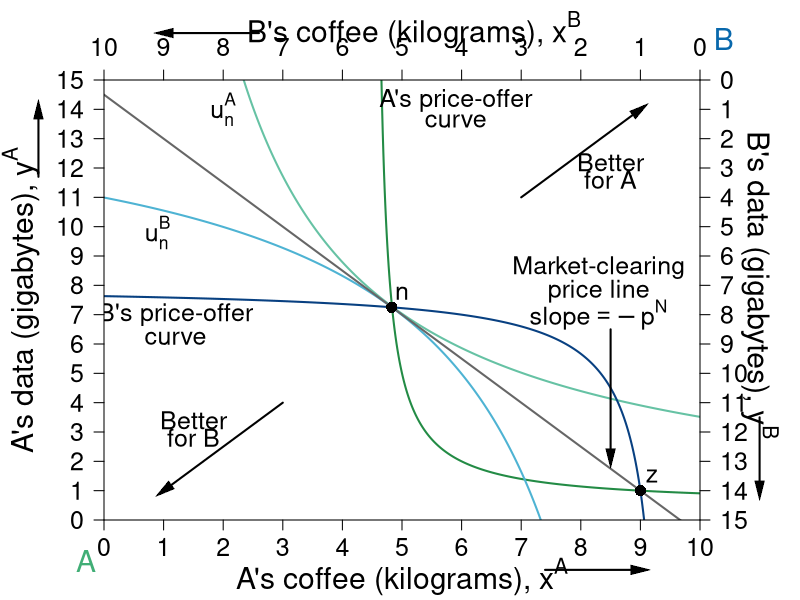

Write the R code that produced this figure.
#' Graph Designer: Simon Halliday, Scott Cohn
#' Authors: Bowles and Halliday
#' Title: Coordination, Conflict and Competition: A Text in Microeconomics

library("shape")

pdf(file = "what_can_markets_do/property_walras_market.pdf", width = 9, height = 7)

# Set parameters for graphics
axislabelsize <- 1.8
labelsize <- 1.5
namesize <- 1.8
annotatesize <- 1.5
graphlinewidth <- 2
segmentlinewidth <- 1.5

COL <- c("#7fc97f", "#beaed4", "#fdc086", "#ffff99", "#386cb0", "#f0027f", "#bf5b17", "#666666")
COLA <- c("#e0f3db", "#99d8c9","#66c2a4","#41ae76", "#238b45", "#005824")
COLB <- c("#c6dbef", "#4eb3d3", "#2b8cbe", "#0868ac","#084081")
COLC <- c("#fcfbfd", "#efedf5", "#dadaeb", "#bcbddc", "#9e9ac8", "#807dba", "#6a51a3", "#54278f", "#3f007d")
grays <- gray.colors(25, start = 1, end = 0, alpha = 1)
CBCols <- c("#009E73","#0072B2","#E69F00","#CC79A7", "#F0E442","#D55E00")


indiffcurveA1 <- function(x, U = 4, A = 1, a = 0.5) {
  ((((U-2)/A)*(1/x)^a)^(1/(1-a)))
}

indiffcurveA2 <- function(x, U = 4, A = 1, a = 0.5) {
  (((U/A)*(1/x)^a)^(1/(1-a)))
}

indiffcurveA3 <- function(x, U = 5.93, A = 1, a = 0.5) {
  (((U/A)*(1/x)^a)^(1/(1-a)))
}

indiffcurveA4 <- function(x, U = 6.984164, A = 1, a = 0.5) {
  ((((U)/A)*(1/x)^a)^(1/(1-a)))
}

paretoEC <- function(x) {
  (3/2)*x
}

OfferCurveA <- function(x) {
  # x/(x  - 4)
  x / (2*x - 9)
}

mrsplot <- function(x) {
  (13/2)*(x/(9-x)^2)
}

OfferCurveB <- function(x) {
  #15 - (14/2)*(10 - x)/(9 - x)
  (145 - 16*x) / (19 - 2*x)
}

WalrasPrice <- function(x) {
  14.5 - (3/2)*x
}

#Deriving the offer curves: let py = 1
#wA = 8px + 2py = 8px + 2; Demand: x = w/2px => x = 4 + 1/px => px = 1/(x - 4)
#Offer curve is y = px*x => (1/(x-4))*x = x/(x-4) defined for x neq 4
#wA = 2px + 13py = 2px + 13; Demand: x = w/2px => x = 1 + 13/2px => px = 13/2(x - 1)
#B's Offer curve is y = px*x => (13/2)(1/(x-1))*x = (13/2)(x/(x-1)
#Therefore in terms of yA and xA:
#15 - y = (13/2)*(10 - x)/(10 - x - 1)
#Therefore y = 15 - (13/2)*(10-x)/(9 - x) defined for x neq 9
#The tangency of the indifference curve and the offer curve gives mrsplot
#Where mrsplot equals that offer curve, we get x = (3/17)*(51 - sqrt(221)) = 6.376576; 
#So y = 6.022321; therefore u = (6.376576^0.5)*(6.022321^0.5)

indiffcurveBneg1 <- function(x, U = 5.09, A = 1, a = 0.5) {
  15 - (((U/A)*(1/(10 - x))^a)^(1/(1-a)))
}

indiffcurveBneg2 <- function(x, U = 6.33, A = 1, a = 0.5) {
  15 - (((U/A)*(1/(10 - x))^a)^(1/(1-a)))
}

#Aisha happens to have found 8 apples and 2 oranges, 
#and Betty happens to have found 2 apples and 13 oranges. 
#Aisha's utility (8^0.5)*(2^0.5) = 4
#Betty's utility (2^0.5)*(13^0.5) = 5.09


par(mar =  c(4, 5.2, 4, 5))
xlims <- c(0, 10)
ylims <- c(0, 15)
xlims2 <- c(10, 0)
ylims2 <- c(15, 0)

plot(0, 0, xlim = xlims, ylim = ylims, type = "n",
     xlab = expression(paste("A's coffee (kilograms), ", x^A)),
     ylab = expression(paste("A's data (gigabytes), ", y^A)), 
     #line = 2.5,
     xaxt = "n", 
     yaxt = "n", 
     cex.lab = axislabelsize, 
     bty = "n",
     xaxs = "i", 
     yaxs = "i")


npts <- 500 
npts2 <- 501

#Specify the sequences of points for graphing. 
xx1 <- seq(xlims[1], xlims[2], length.out = npts)
yy1 <- indiffcurveA2(xx1, U = 4, A = 1, a = 0.5)
yy2 <- indiffcurveA2(xx1)


#I need something like xx1 with npts for 
xx2 <- seq(4.5, xlims[2], length.out = npts)
xx3 <- seq(xlims[1], 9.1, length.out = npts)
xx4 <- seq(1, 9.5, length.out = npts)

#Draw the lines for the graphs

lines(xx1, indiffcurveA3(xx1), col = COLA[3], lwd = graphlinewidth)

lines(xx2, OfferCurveA(xx2), col = COLA[5], lwd = graphlinewidth)
lines(xx1, indiffcurveBneg2(xx1), col = COLB[2], lwd = graphlinewidth)

lines(xx3, OfferCurveB(xx3), col = COLB[5], lwd = graphlinewidth)
lines(xx1, WalrasPrice(xx1), col = COL[8], lwd = graphlinewidth)

#Customize ticks and labels for the plot
ticksy <- seq(from = 0, to = 15, by = 1)
ylabels <- seq(from = 0, to = 15, by = 1)
ticksx <- seq(from = 0, to = 10, by = 1)
xlabels <- seq(from = 0, to = 10, by = 1)
axis(1, at = ticksx, pos = 0, labels = xlabels, cex.axis = labelsize)
axis(2, at = ticksy, pos = 0, labels = ylabels, las = 1, gap.axis = -1, cex.axis = labelsize)

#Add arrows:
Arrows(-1.1, 11.7, -1.1, 14, col = "black", lty = 1, lwd = 2, arr.type = "triangle", arr.lwd = 0.5, xpd = TRUE)
Arrows(7.4, -1.7, 9, -1.7, col = "black", lty = 1, lwd = 2, arr.type = "triangle", arr.lwd = 0.5, xpd = TRUE)

# arrows(-1.1, 10.5, -1.1, 14, xpd = TRUE, length = 0.1, angle = 40, lwd = 3)
# arrows(6.7, -1.7, 9, -1.7, xpd = TRUE, length = 0.1, angle = 40, lwd = 3)

#Annotation of the three graphs and the NE

text(2, 14, expression(u[n]^A), cex = labelsize)
# 

# # #Label B's offer curve
# text(2, 2.6, expression("B's Offer Curve"), cex = labelsize)
# Arrows(1.5, 3.3, 1.5, 7, col = "black", lty = 1, lwd = 2, arr.type = "triangle", arr.lwd = 0.5)
# # 
# # # Price Line
# text(8.3, 13, expression(paste("A's Offer Curve")), cex = labelsize)
# Arrows(6.7, 13, 5, 13, col = "black", lty = 1, lwd = 2, arr.type = "triangle", arr.lwd = 0.5)
text(1.2, 7, expression("B's price-offer"), cex = annotatesize)
text(1.2, 6.2, expression("curve"), cex = annotatesize)

text(5.9, 14.3, expression("A's price-offer"), cex = annotatesize)
text(5.9, 13.6, expression("curve"), cex = annotatesize)

# text(2.5, 7.0, expression("B's best-response"), cex = annotatesize)
# text(2.5, 6.3, expression("function (ICC)"), cex = annotatesize)
# 
# text(6.3, 14.3, expression("A's best-response"), cex = annotatesize)
# text(6.3, 13.6, expression("function (ICC)"), cex = annotatesize)

# Walrasian Price Line
text(8.3, 8.6, expression(paste("Market-clearing")), cex = labelsize)
text(8.3, 7.8, expression(paste("price line")), cex = labelsize)
text(8.3, 7, expression(paste("slope", phantom() == -p^N)), cex = labelsize)
Arrows(8.5, 6.5, 8.5, 2.1, col = "black", lty = 1, lwd = 2, arr.type = "triangle", arr.lwd = 0.5)


text(1.5, 3.4, expression(paste("Better")), cex = labelsize)
text(1.5, 2.8, expression(paste("for B")), cex = labelsize)
Arrows(3, 4, 1, 1, col = "black", lty = 1, lwd = 2, arr.type = "triangle", arr.lwd = 0.5)

text(8.5, 15-2.8, expression(paste("Better")), cex = labelsize)
text(8.5, 15-3.4, expression(paste("for A")), cex = labelsize)
Arrows(10-3, 15-4, 9, 14, col = "black", lty = 1, lwd = 2, arr.type = "triangle", arr.lwd = 0.5)


# #Add a point for the initial endowment
points(4.8275, 7.25, pch = 16, col = "black", cex = 1.5)
text(5, 7.75, expression(n), cex = labelsize)

text(-0.3, -1.4, expression("A"), xpd = TRUE, cex = namesize, col = COLA[4])
text(10.4, 16.4, expression("B"), xpd = TRUE, cex = namesize, col = COLB[4])

#Set up second axes and labels

par(new = TRUE)

#Use the same x and ylims as previously, but with locations switched
xlims2 <- c(10, 0)
ylims2 <- c(15, 0)

#Leave the ylab and xlab blank to ensure no axes titles
plot(0, 0, xlim = xlims2, ylim = ylims2, type = "n",
     xlab = expression(paste("")),
     ylab = expression(paste("")),
     xaxt = "n", 
     yaxt = "n", 
     #cex.lab = 1.2,
     cex.axis = labelsize,
     bty = "n",
     xaxs = "i", 
     yaxs = "i")

#Set up axes at sides 3 and 4 (top and right)
axis(side = 3, at = ticksx, pos = 0, labels = xlabels, cex.axis = labelsize)
axis(side = 4, at = ticksy, pos = 0, labels = ylabels, las = 1, gap.axis = -1, cex.axis = labelsize)
text(4.8, -1.7, expression(paste("B's coffee (kilograms), ", x^B)), xpd = TRUE, cex = axislabelsize) 
text(-1, 7, expression(paste("B's data (gigabytes), ", y^B)), xpd = TRUE, cex = axislabelsize, srt = 270) 

#Add arrows:
Arrows(-1, 11.5, -1, 14, col = "black", lty = 1, lwd = 2, arr.type = "triangle", arr.lwd = 0.5, xpd = TRUE)
Arrows(7.4, -1.6, 9, -1.6, col = "black", lty = 1, lwd = 2, arr.type = "triangle", arr.lwd = 0.5, xpd = TRUE)

# arrows(-0.7, 10, -0.7, 14, xpd = TRUE, length = 0.1, angle = 40, lwd = 3)
# arrows(6.6, -1.6, 9, -1.6, xpd = TRUE, length = 0.1, angle = 40, lwd = 3)

#Functions for B's indifference curves
indiffcurveB1 <- function(x, U = 5.09, A = 1, a = 0.5) {
  ((((U-2)/A)*(1/x)^a)^(1/(1-a)))
}

indiffcurveB2 <- function(x, U = 5.09, A = 1, a = 0.5) {
  (((U/A)*(1/x)^a)^(1/(1-a)))
}

indiffcurveB3 <- function(x, U = 5.703502, A = 1, a = 0.5) {
  ((((U)/A)*(1/x)^a)^(1/(1-a)))
}

indiffcurveB4 <- function(x, U = 8.244574, A = 1, a = 0.5) {
  ((((U)/A)*(1/x)^a)^(1/(1-a)))
}





#Label B's indifference curves

text(9.1, 5.2, expression(u[n]^B), cex = labelsize)


#Add a point for the initial endowment
points(1, 14, pch = 16, col = "black", cex = 1.5)
text(0.8, 13.5, expression(z), cex = labelsize)









#Calculate TIOLI power allocation for B
#mrs(x,y) => pareto efficient curve is (3/2)x = y
#A's initital utility is 4 = u(8,2) = (8^0.5)*(2^0.5)
#Therefore substitute in the contract curve u_e^A = 4 = (x^A)^(0.5)(3/2*x^A)^0.5
# => x^A = 4/((3/2)^0.5) = 3.27 => x^B = 6.73
# => y^A = 3/2(x^A) = 4.9 => y^B = 10.1

#Add point g for B's TIOLI power
# points(6.73, 10.1, pch = 16, col = "black", cex = 1.5)
# text(6.73, 10.6, expression(g))

#Calculate TIOLI power allocation for A
#mrs(x,y) => pareto efficient curve is (3/2)x = y
#A's initital utility is 4 = u(8,2) = (8^0.5)*(2^0.5)
#Therefore substitute in the contract curve u_e^A = 4 = (x^A)^(0.5)(3/2*x^A)^0.5
# => x^B = 5.09/((3/2)^0.5) = 4.16 => x^A = 5.84
# => y^B = 3/2(x^B) = 6.23 => y^A = 8.77 
#=> u^A = (5.84^0.5)*(8.77^0.5) = 7.156591
#Add point f for A's TIOLI power
# points(4.16, 6.23, pch = 16, col = "black", cex = 1.5)
# text(4.16, 5.8, expression(f))


#Annotating B's endowment
#text(1.8, 12.5, expression(z), cex = labelsize)

#Annotating a point that is a Pareto improvement over e.
#points(3.623424, 8.977679, pch = 16, col = "black", cex = 1.5)
#text(3.623424, 8.4, expression(h))
#(2.94^0.5)*(12.76^0.5)

#Label Pareto Improving Lens
#text(7, 5, expression(paste("Pareto-Improving Lens")))

dev.off()
